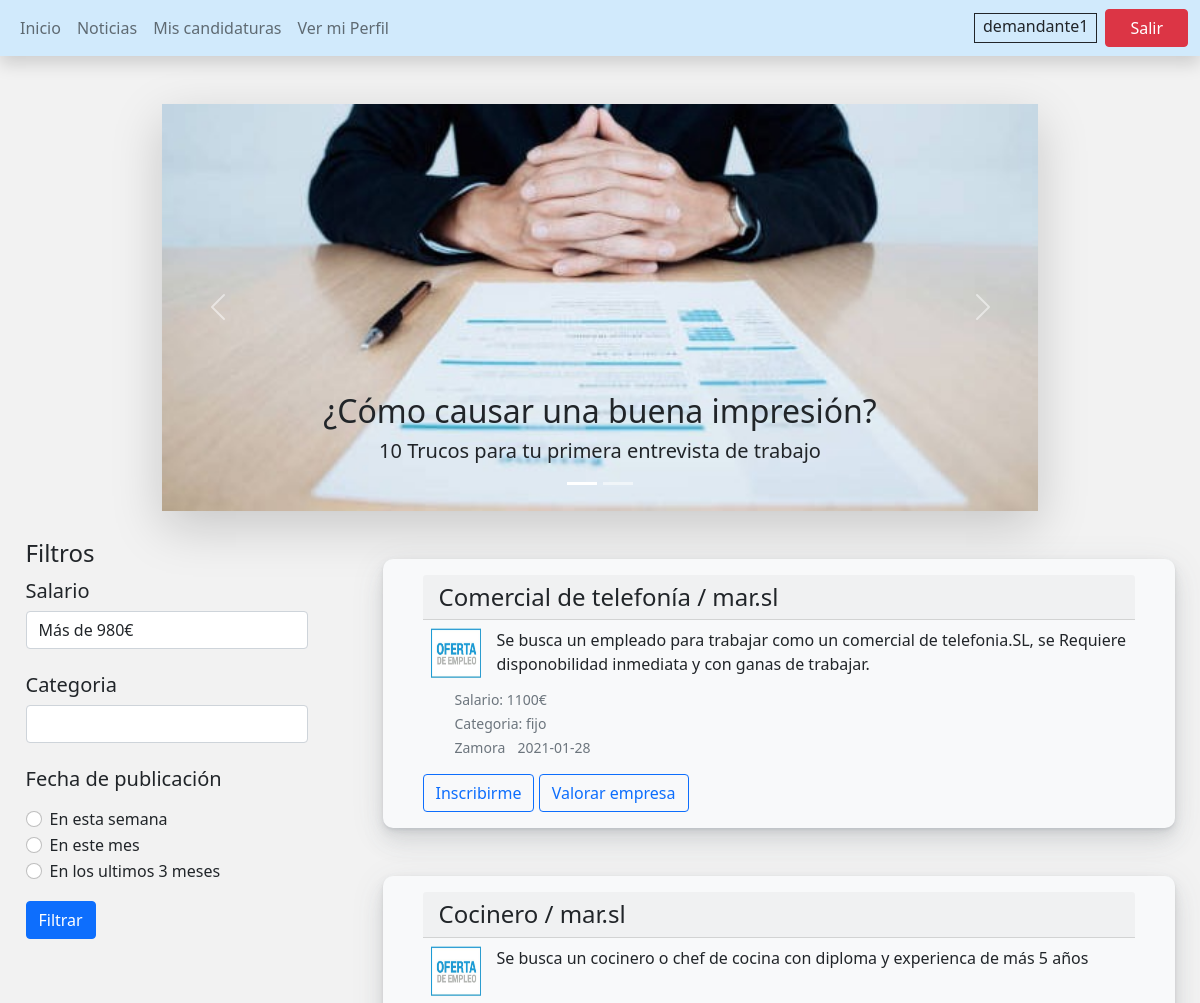
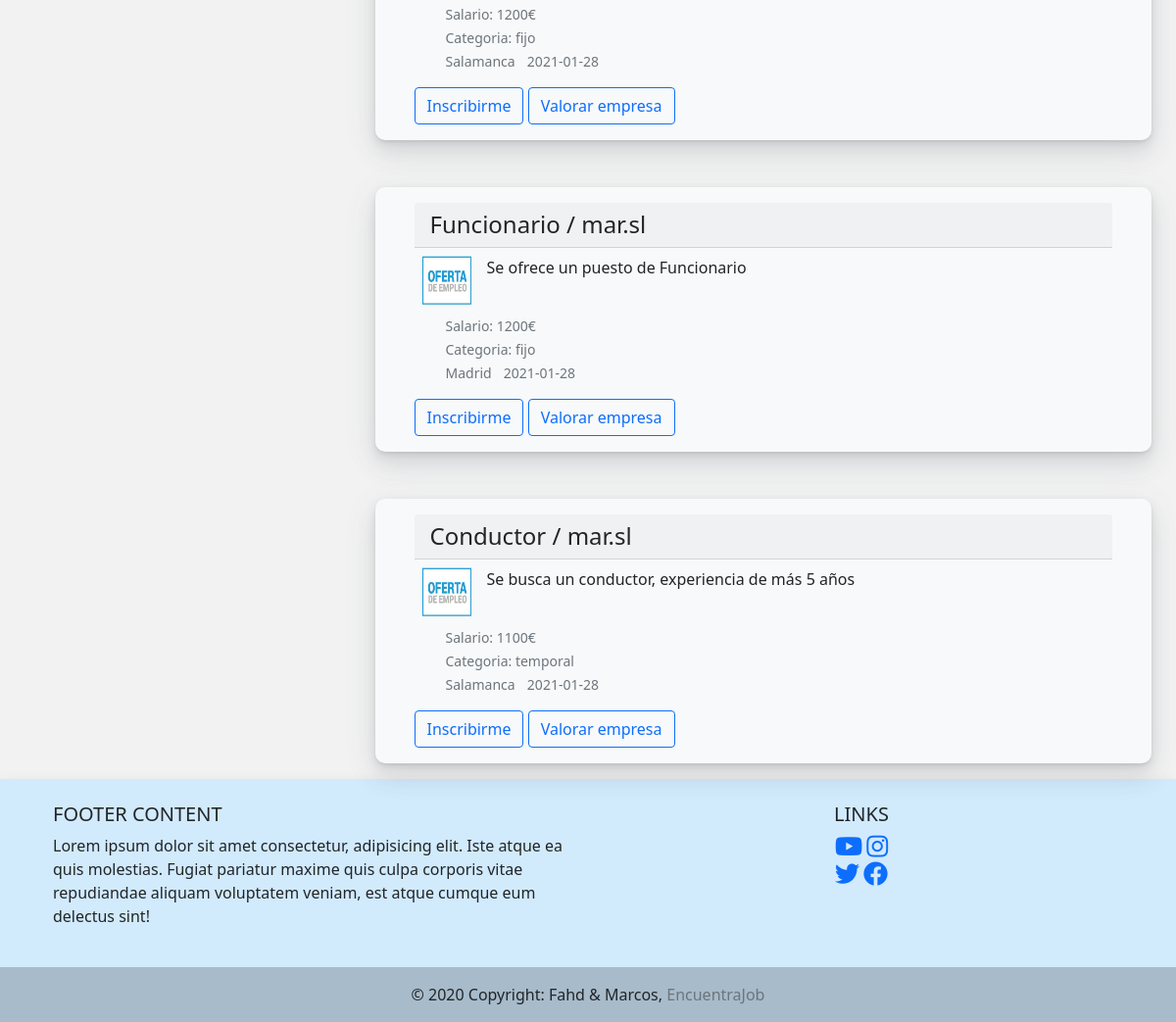
/vista_usuario.php (signed in), run on an earlier commit of the app's database (2 pictures, top to bottom).
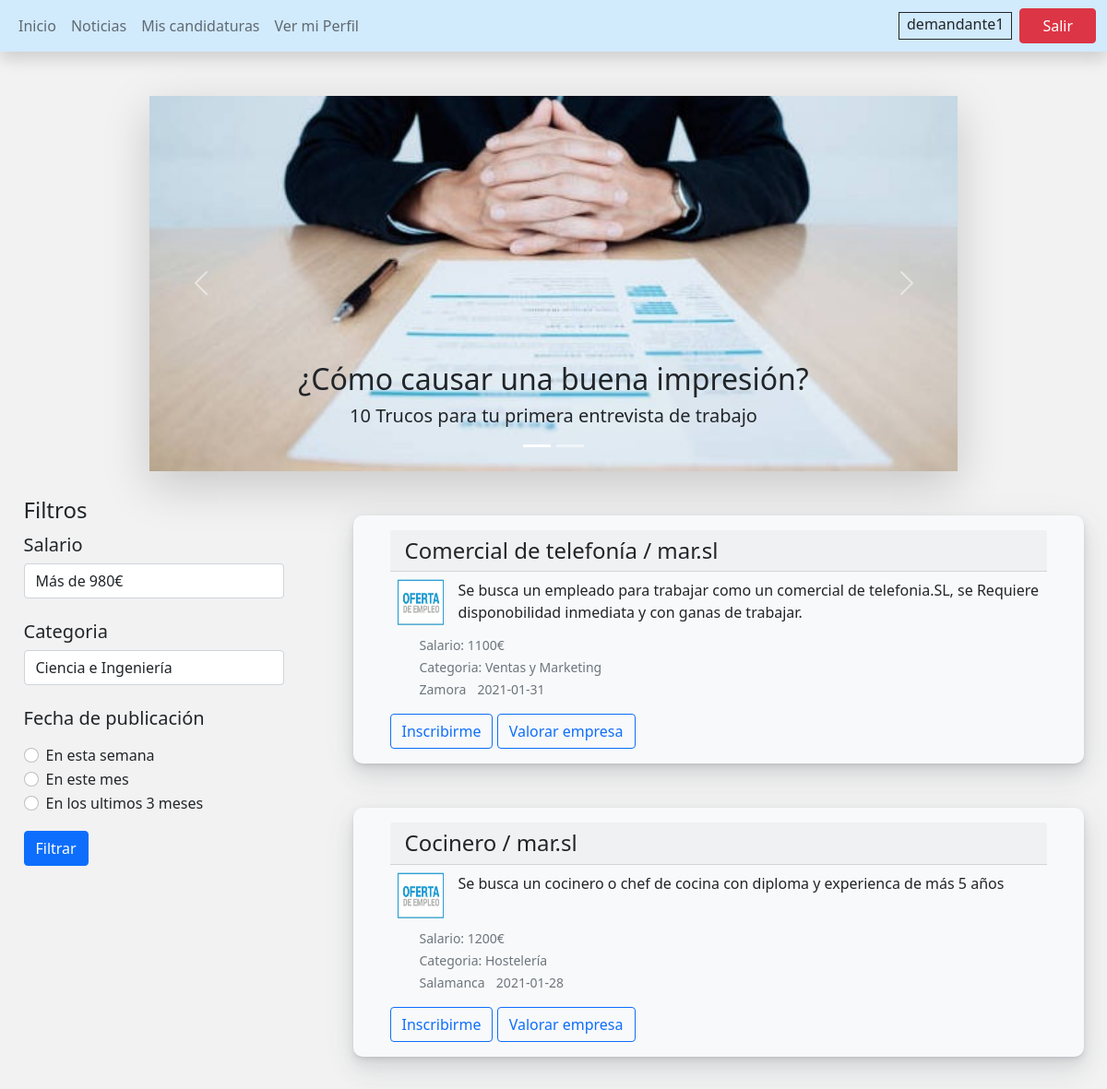
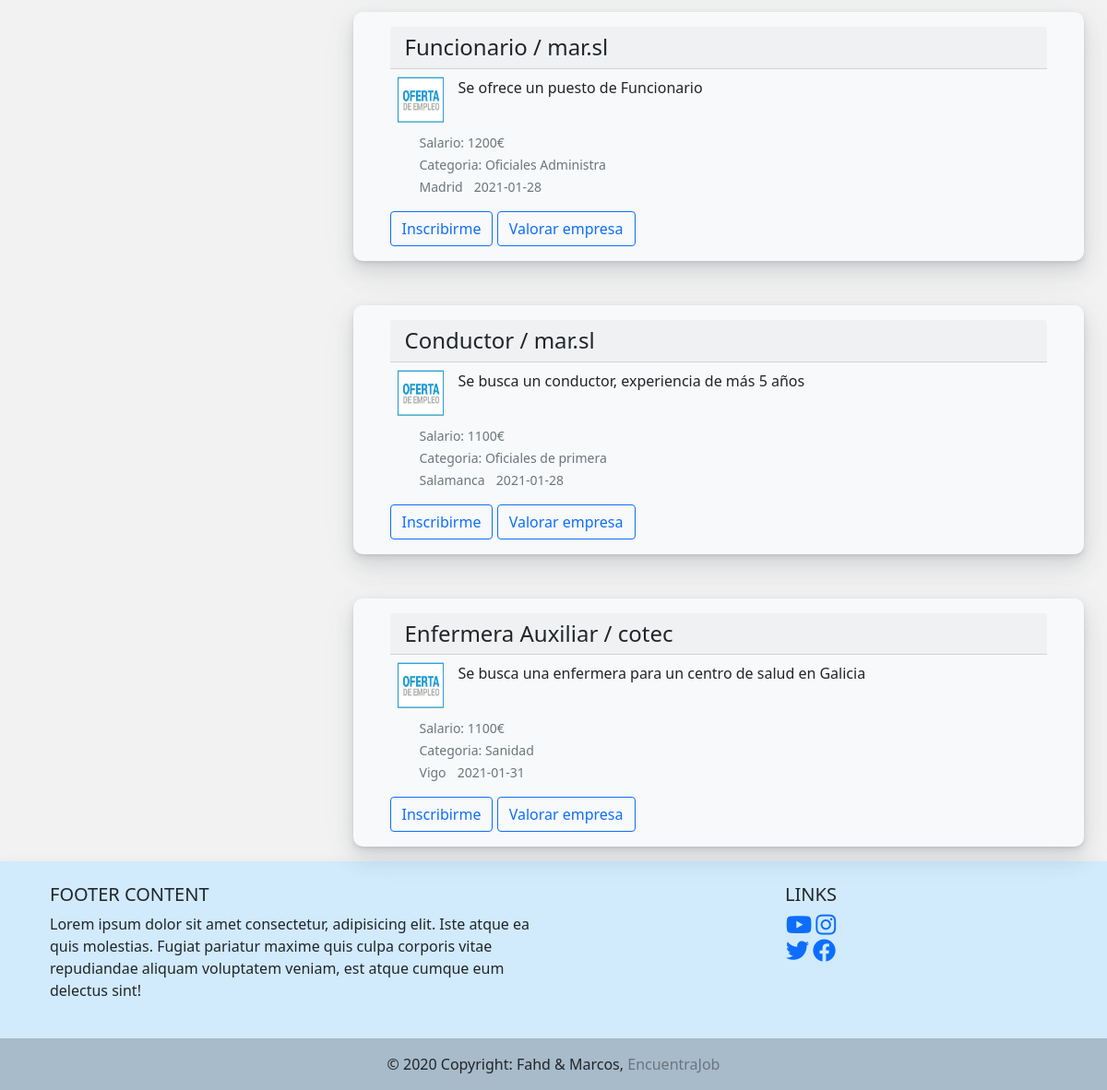
And on a later commit of the database (2 pictures, top to bottom).
### tables this page shows
CREATE TABLE `ofertas` (
  `id_oferta` int(10) NOT NULL,
  `id_empresa` varchar(10) NOT NULL,
  `titulo_oferta` varchar(50) NOT NULL,
  `oferta` varchar(1000) NOT NULL,
  `ciudad` varchar(20) NOT NULL,
  `categoria` varchar(50) NOT NULL,
  `salario` int(10) NOT NULL,
  `fecha` date NOT NULL DEFAULT current_timestamp()
);

CREATE TABLE `usuarios` (
  `id_usuario` int(10) NOT NULL,
  `rol` varchar(15) NOT NULL,
  `nombre_usuario` varchar(25) NOT NULL,
  `email` varchar(20) NOT NULL,
  `password` varchar(15) NOT NULL
);

### funciones_conexion.php (called while the page is built, shortened)
<?php
function conexion(){
  $conexion = new mysqli("localhost","root","","ofertas_trabajo_daw1");
  return $conexion;
}
function sacar_ofertas(){
  $conn = conexion();
  $sql = "SELECT * FROM ofertas";
  if($rs = $conn->query($sql)){
    if($rs->num_rows<0){
    die("Error en sacar los datos de la DB");
    }
  }
  return $rs;
}
function sacar_nombres_empresa_ofertas(){
  $conn = conexion();
  $sql_nombre_empresa = "select usuarios.nombre_usuario,empresas.id_empresa from usuarios JOIN empresas ON empresas.email = usuarios.email JOIN ofertas ON ofertas.id_empresa = empresas.id_empresa";
  $rs_nombre = $conn->query($sql_nombre_empresa);
    return $rs_nombre;
}
function sacar_categorias(){
$conn = conexion();
$sql_categorias = "select * from categorias";
  $rs_categorias = $conn->query($sql_categorias);
    return $rs_categorias;
}
function getParameter($nombre)
{
  $res= null;
  return ($res);
}

### vista_usuario.php (the view, shortened to what this page needs)
<?php
include 'funciones_conexion.php';
$conn = conexion();
$rs = sacar_ofertas();
$rs_nombre_empresa = sacar_nombres_empresa_ofertas();
$opcion= getParameter( 'radio');
$id_usuario = $_SESSION['id_user'];
$sql_id_dem = "SELECT id_demandante FROM demandante WHERE id_usuario=$id_usuario";
if($rs_id = $conn->query($sql_id_dem)){
  $rs_id = $rs_id->fetch_assoc();
}
$id_dem = $rs_id['id_demandante'];
?>
<!doctype html>
<html lang="es">
  <head>
    <link href="css/bootstrap.min.css" rel="stylesheet" >
    <link href="css/bootstrap.css" rel="stylesheet" >
    <link href="fontawesome/css/all.min.css" rel="stylesheet" />
  </head>
  <body style="background-color: #f2f2f2;">
  <nav class="navbar navbar-expand-lg navbar-light shadow" style="background-color: #D1EAFC;">
    <div class="container-fluid">
  <div class="collapse navbar-collapse" id="navbarNav">
        <ul class="navbar-nav">
          <li class="nav-item">
            <a class="nav-link " aria-current="page" href="vista_usuario.php">Inicio</a>
          </li>
          <li class="nav-item">
            <a class="nav-link" href="#">Noticias</a>
          </li>
          <li class="nav-item">
            <a class="nav-link " href="mis_candidaturas.php">Mis candidaturas</a>
          </li>
          <li class="nav-item">
            <a class="nav-link" href="ver_perfil_usuario.php">Ver mi Perfil</a>
          </li>
        </ul>
      </div>
        <ul class="navbar-nav ">
          <p class="px-2 m-1 mx-2 border border-dark"><?=$_SESSION['nombre'] ;?></p>
          <li class="nav-item">
            <a href="logout.php" class="btn btn-danger px-4">Salir</a>
          </li>
        </ul>
      </div>
  </nav>
          <div class="row justify-content-around">
          <?php include 'filtros.php'; ?>
              <div class="col-md-8 justify-content-end">
            <?php   $datos = $rs->fetch_assoc();
                $nombre_empresa = $rs_nombre_empresa->fetch_assoc();
            while($datos) {
              if($datos['id_empresa'] == $nombre_empresa['id_empresa']){?>
          <div class="card mb-3 container-md bg-light   mt-5 border-light" >
            <div class="card-body">
              <h4 class="card-header"><?=$datos['titulo_oferta'];?> / <?=$nombre_empresa['nombre_usuario'];?>  </h4>
              <div class="d-flex ">
              <img src="img/oferta-empleo.jpg" alt="bmw" width="50" height="50" class="d-inline-block m-2">
              <p class="card-text m-2"><?=$datos['oferta']; ?></p>     </div>
          <ul >
              <li class=" list-inline-item card-text"><small class="text-muted align-bottom">Salario: <?=$datos['salario'];?>€</small></li><br>
              <li class=" list-inline-item card-text"><small class="text-muted align-bottom">Categoria: <?=$datos['categoria'];?></small></li><br>
              <li class=" list-inline-item card-text"><small class="text-muted align-bottom"><?=$datos['ciudad'];?></small></li>
              <li class=" list-inline-item card-text"><small class="text-muted align-bottom"><?=$datos['fecha'];?></small></li>
          </ul>
        <a href="acciones_usuario.php?id_oferta=<?=$datos['id_oferta'];?>&id_dem=<?=$id_dem;?>&id_emp=<?=$datos['id_empresa'];?>&titulo=<?=$datos['titulo_oferta'];?>" ><button class="btn btn-outline-primary">Inscribirme</button></a>
        <a href="opiniones_empresa_users.php?id_empresa1=<?=$datos['id_empresa'];?>" ><button class="btn btn-outline-primary">Valorar empresa</button></a>
            </div>
          </div>
          <?php  $datos = $rs->fetch_assoc();
                $nombre_empresa = $rs_nombre_empresa->fetch_assoc();
        }}  $rs->free();
        ?>
           </div>
          </div>
  <footer class="text-center text-lg-start shadow" style="background-color: #D1EAFC;">
  <div class="container p-4">
    <div class="row">
      <div class="col-lg-6 col-md-12 mb-4 mb-md-0">
        <h5 class="text-uppercase">Footer Content</h5>
        <p>
          Lorem ipsum dolor sit amet consectetur, adipisicing elit. Iste atque ea quis
          molestias. Fugiat pariatur maxime quis culpa corporis vitae repudiandae aliquam
          voluptatem veniam, est atque cumque eum delectus sint!
        </p>
      </div>
      <div class="col-lg-6 col-md-12 mb-4 mb-md-0">
        <h5 class="text-uppercase text-center">Links</h5>
        <ul class="list-unstyled mb-0 text-center">
          <li>
            <a href="https://www.youtube.com/watch?v=FwhKhecN-1E" ><i class="fab fa-youtube" style="font-size:25px;" ></i></a>
            <a href="https://www.instagram.com/usal" ><i class="fab fa-instagram" style="font-size:25px;" ></i></a>
          </li>
          <li>
            <a href="https://www.twitter.com/usal"><i class="fab fa-twitter" style="font-size:25px;" ></i></a>
            <a href="https://www.facebook.com/" ><i class="fab fa-facebook" style="font-size:25px;" ></i></a>
          </li>
        </ul>
      </div>
    </div>
  </div>
  <div class="text-center p-3" style="background-color: rgba(0, 0, 0, 0.2)">
    © 2020 Copyright: Fahd & Marcos,
    <a class="text-muted" style="text-decoration:none">EncuentraJob</a>
  </div>
</footer>
  </body>
</html>

### filtros.php (shortened to what this page needs)
<?php
$rs_categorias = sacar_categorias();
?>
<div class="col-md-3 col-sm-9 align-self-start">
 <br>
 <form method="post">
 <fieldset>
   <legend>Filtros</legend>
   <label><h5>Salario</h5></label>
   <select class="form-control" >
     <option value="980">Más de 980€</option>
   </select>
    <br><label><h5>Categoria</h5></label>
     <select class="form-control" >
       <?php while($categoria=$rs_categorias->fetch_assoc()){ ?>
       <option><?=$categoria['nombre_categoria'] ;?></option>
     <?php } ?>
     </select>
   <fieldset>
  <br><legend><h5>Fecha de publicación</h5></legend>
     <div class="form-check">
       <label class="form-check-label">
         <input type="radio" class="form-check-input" name="radio"  value="semana" <?php echo (($opcion == "semana")?'checked':'' ); ?>>
        En esta semana </label>
     </div>
     <div class="form-check">
       <label class="form-check-label  ">
         <input type="radio" class="form-check-input" name="radio" value="mes" <?php echo (($opcion == "mes")?'checked':'' ); ?>>
           En este mes
       </label>
     </div>
     <div class="form-check">
       <label class="form-check-label">
         <input type="radio" class="form-check-input" name="radio" value="tresMeses" <?php echo (($opcion == "tresMeses")?'checked':'' ); ?>>
           En los ultimos 3 meses
       </label>
     </div>
   </fieldset>
   <button type="submit" class="btn btn-primary mt-3" name="btn_filtrar">Filtrar</button>
 </fieldset>
</form>
</div>

What changed in the data, as far as the page shows it:
changed ofertas "Comercial de telefonía": categoria "fijo" → "Ventas y Marketing"; fecha "2021-01-28" → "2021-01-31"
changed ofertas "Cocinero": categoria "fijo" → "Hostelería"
changed ofertas "Funcionario": categoria "fijo" → "Oficiales Administra"
changed ofertas "Conductor": categoria "temporal" → "Oficiales de primera"
added ofertas: titulo_oferta "Enfermera Auxiliar", oferta "Se busca una enfermera para un centro de salud en Galicia", salario "1100", categoria "Sanidad", ciudad "Vigo", fecha "2021-01-31"
now on this page (row unchanged): usuarios: nombre_usuario "cotec"
Also different on the page:
form field value: (not shown) → "Ciencia e Ingeniería"
